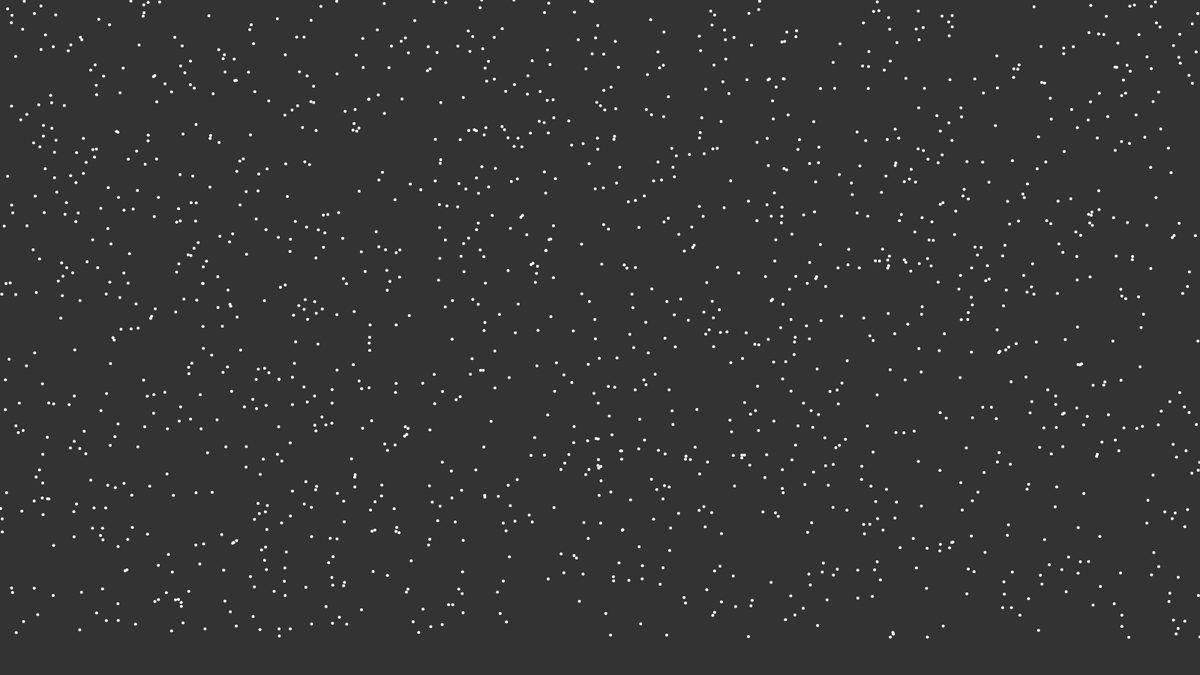
Frame 1 (no input)
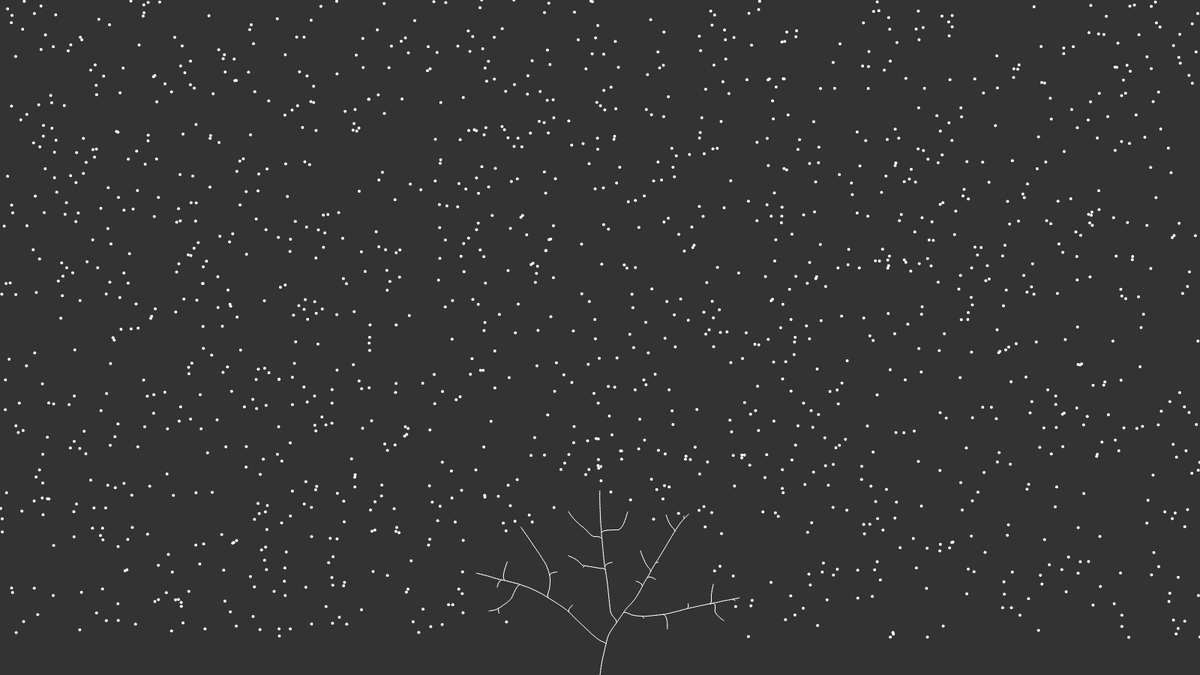
Frame 60 (no input)
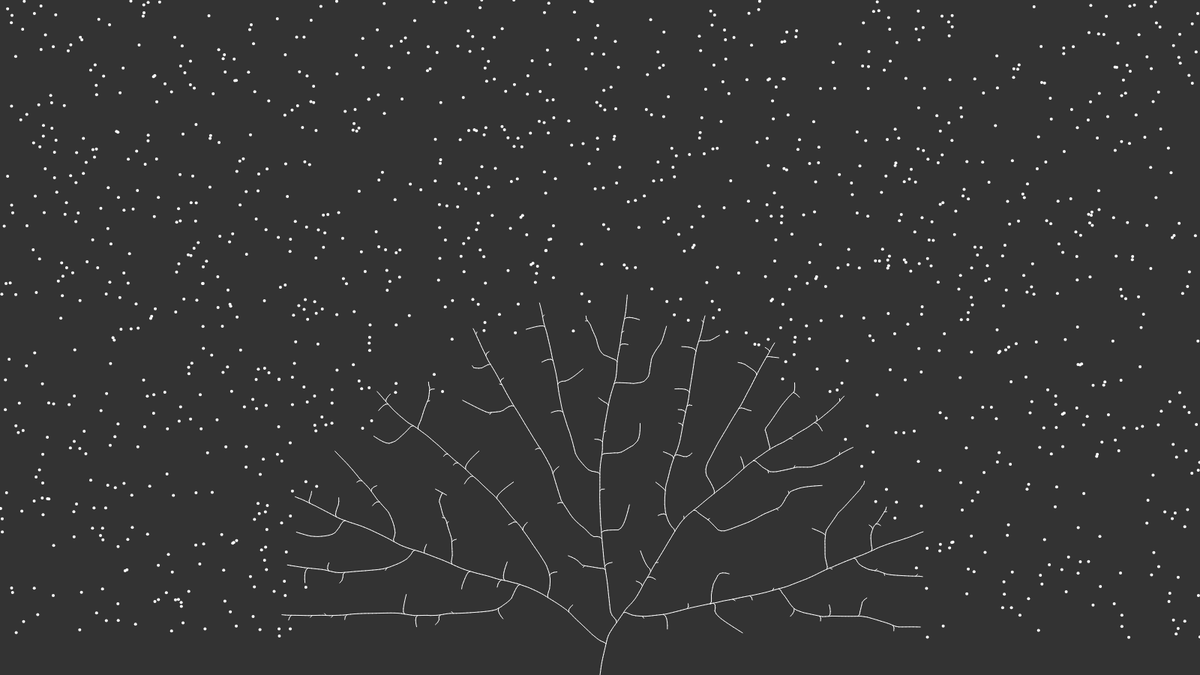
Frame 120 (the mouse pressed at the canvas centre since frame 60)

The p5.js sketch that drew these frames (run headless with seeded random() and noise() and a simulated clock; from frame 60 on, the mouse is pressed at the canvas centre):

// p5.js sketch
// ── sketch.js
var tree;
var max_dist = 200;
var min_dist = 10;

function setup() {
  createCanvas(1600, 900);
  tree = new Tree();
}

function draw() {
  background(51);
  tree.show();
  tree.grow();
}

// ── branch.js
function Branch(parent, pos, dir) {
  this.pos = pos;
  this.parent = parent;
  this.dir = dir;
  this.origDir = this.dir.copy();
  this.count = 0;
  this.len = 5;

  this.reset = function() {
    this.dir = this.origDir.copy();
    this.count = 0;
  };

  this.next = function() {
    var nextDir = p5.Vector.mult(this.dir, this.len);
    var nextPos = p5.Vector.add(this.pos, nextDir);
    var nextBranch = new Branch(this, nextPos, this.dir.copy());
    return nextBranch;
  };

  this.show = function() {
    if (parent != null) {
      stroke(255);
      line(this.pos.x, this.pos.y, this.parent.pos.x, this.parent.pos.y);
    }
  };
}
// ── leaf.js
function Leaf() {
  this.pos = createVector(random(width), random(height - 50));
  this.reached = false;

  this.show = function () {
    fill(255);
    noStroke();
    ellipse(this.pos.x, this.pos.y, 4, 4);
  };
}

// ── tree.js
function Tree() {
  this.leaves = [];
  this.branches = [];

  for (var i = 0; i < 1500; i++) {
    this.leaves.push(new Leaf());
  }
  var pos = createVector(width / 2, height);
  var dir = createVector(0, -1);
  var root = new Branch(null, pos, dir);
  this.branches.push(root);
  var current = root;
  var found = false;
  while (!found) {
    for (var i = 0; i < this.leaves.length; i++) {
      var d = p5.Vector.dist(current.pos, this.leaves[i].pos);
      if (d < max_dist) {
        found = true;
      }
    }
    if (!found) {
      var branch = current.next();
      current = branch;
      this.branches.push(current);
    }
  }

  this.grow = function () {
    for (var i = 0; i < this.leaves.length; i++) {
      var leaf = this.leaves[i];
      var closestBranch = null;
      var record = max_dist;
      for (var j = 0; j < this.branches.length; j++) {
        var branch = this.branches[j];
        var d = p5.Vector.dist(leaf.pos, branch.pos);
        if (d < min_dist) {
          leaf.reached = true;
          closestBranch = null;
          break;
        } else if (d < record) {
          closestBranch = branch;
          record = d;
        }
      }

      if (closestBranch != null) {
        var newDir = p5.Vector.sub(leaf.pos, closestBranch.pos);
        newDir.normalize();
        closestBranch.dir.add(newDir);
        closestBranch.count++;
      }
    }

    for (var i = this.leaves.length - 1; i >= 0; i--) {
      if (this.leaves[i].reached) {
        this.leaves.splice(i, 1);
      }
    }

    for (var i = this.branches.length - 1; i >= 0; i--) {
      var branch = this.branches[i];
      if (branch.count > 0) {
        branch.dir.div(branch.count + 1);
        this.branches.push(branch.next());
        branch.reset();
      }
    }
  };

  this.show = function () {
    for (var i = 0; i < this.leaves.length; i++) {
      this.leaves[i].show();
    }

    for (var i = 0; i < this.branches.length; i++) {
      this.branches[i].show();
    }
  };
}
